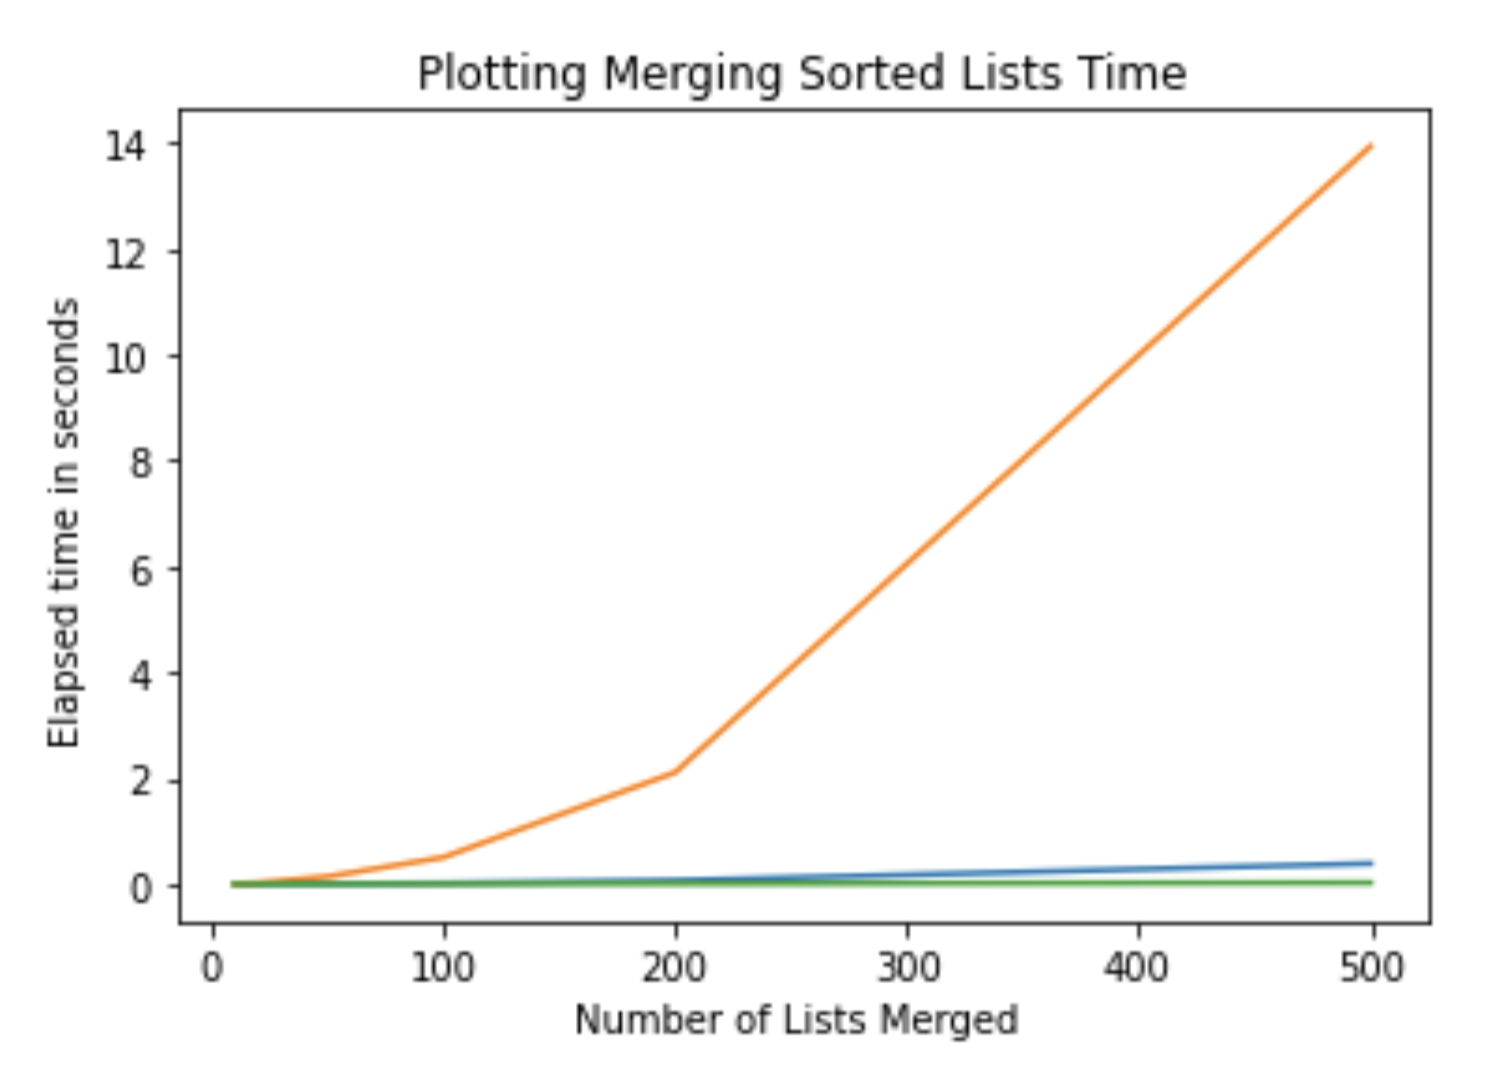

This figure's Python source:
import heapq 
from random import sample
from time import time
import matplotlib.pyplot as plt
from math import floor
from typing import List

class Heap:
    def __init__(self, array: List[int]) -> None:
        self.elements = array
        self.size = len(array) # Number of elements in heap
        self.build_heap()

    # index of left child of the node at idx
    def left(self, idx: int) -> int:
        return 2 * idx + 1

    # index of right child of the node at idx
    def right(self, idx: int) -> int:
        return 2 * idx + 2

    def parent(self, idx: int) -> int:
        return floor((idx - 1) / 2)

    def swap(self, idx1: int, idx2: int) -> None:
        tmp = self.elements[idx1]
        self.elements[idx1] = self.elements[idx2]
        self.elements[idx2] = tmp

    def to_string(self, prefix: str = "", idx: int = 0, left: bool = False) -> str:
        if self.size == 0:
            return '\\--'
        elif idx < self.size:
            buf = prefix
            if left:
                buf = buf + "|-- "
            else:
                buf = buf + "\\-- "
            buf = buf + '\033[1m' + str(self.elements[idx]) + '\033[0m' + '\n'
            #buf = buf + str(self.elements[idx]) + '\n' #use if above doesn't work

            new_prefix = prefix
            if left:
                new_prefix = new_prefix + "|   "
            else:
                new_prefix = new_prefix + "    "

            return buf + \
                    self.to_string(new_prefix, self.left(idx), True) + \
                    self.to_string(new_prefix, self.right(idx), False)
        else:
            return ''

    def __str__(self) -> str:
        return self.to_string()

    def __len__(self) -> str:
        return self.size
    
        # TODO: override this in your dervied classes
    def compare(self, a: int, b: int) -> bool:
        raise NotImplementedError


    def heapify(self, idx: int) -> None:
        try: 
            child_left = self.elements[self.left(idx)]
        except IndexError as error:
            child_left = None
        try:
            child_right = self.elements[self.right(idx)]
        except IndexError as error:
            child_right = None
        #two children    
        if (child_left is not None) and (child_right is not None):
            #see which is smallest, switch with that node
            if child_left <= child_right:
                if self.compare(idx, self.left(idx)):
                    self.swap(idx, self.left(idx))
                    self.heapify(self.left(idx))
            elif child_right < child_left:
                if self.compare(idx, self.right(idx)):
                    self.swap(idx, self.right(idx))
                    self.heapify(self.right(idx))
        #one child: left
        elif child_left is not None:
            if self.compare(idx, self.left(idx)):
                self.swap(idx, self.left(idx))
                self.heapify(self.left(idx))
        #one child: right
        elif child_right is not None:
            if self.compare(idx, self.right(idx)):
                self.swap(idx, self.right(idx))
                self.heapify(self.right(idx))

    def build_heap(self) -> None:
        for i in range(self.size-1, -1, -1):
            self.heapify(i)
            
    def heappush(self, key: int) -> None:
        self.size+= 1
        self.elements.append(key)
        self.build_heap()
  

    def heappop(self) -> int:
        min = self.elements[0]
        self.elements[0] = self.elements[(self.size-1)]
        self.size -= 1
        self.elements.pop()
        self.build_heap() 
        return min 
        
class MinHeap(Heap):
    # considering a is the parent of b, and a and b are their indices
    def compare(self, a: int, b: int) -> bool:
        # if value of child is less than parent
        if self.elements[b] < self.elements[a]:
            #true will trigger the switch
            return True

class MaxHeap(Heap):
    # considering a is the parent of b, and a and b are their indices
    def compare(self, a: int, b: int) -> bool:
        # if value of child is greater than parent
        if self.elements[a] < self.elements[b]:
            #true will trigger the switch
            return True

class PriorityQueue:
    def __init__(self, max_size):
        self.elements = []
        self.max_size = max_size

    def __len__(self):
        return len(self.elements)

    def __bool__(self):
        return len(self.elements) > 0
    
    def put(self, val):
        raise NotImplementedError # TODO

    def get(self):
        raise NotImplementedError # TODO

    def peek(self):
        raise NotImplementedError # TODO

    
class NaivePriorityQueue(PriorityQueue):

    def put(self, val):
        if self.elements.__len__() == self.max_size:
            raise IndexError("at max capacity")
        self.elements.append(val)
        
    def get(self):
        if self.elements.__len__() == 0:
            raise IndexError("no elements in list")
        minimum = min(self.elements)
        self.elements.remove(minimum)
        return minimum
        

    def peek(self):
        if self.elements.__len__() == 0:
            raise IndexError("no elements in list")
        return min(self.elements)
    
    
class HeapPriorityQueue(PriorityQueue):

    def __init__(self, max_size):
        self.elements = []
        self.h = MinHeap(self.elements)
        self.max_size = max_size
    

    def put(self, val):
        if self.elements.__len__() == self.max_size:
            raise IndexError("at max capacity")
        else:
            self.h.heappush(val)
            self.elements = self.h.elements 
        
    def get(self):
        if self.elements.__len__() == 0:
            raise IndexError("no elements in list")
        minimum = self.h.heappop()
        self.elements = self.h.elements
        return(minimum)
    
    def peek(self):
        if self.elements.__len__() == 0:
            raise IndexError("no elements in list")
        return self.elements[0]
    
class PythonHeapPriorityQueue(PriorityQueue):

    def __init__(self, max_size):
        self.elements = []
        self.max_size = max_size
    

    def put(self, val):
        if self.elements.__len__() == self.max_size:
            raise IndexError("at max capacity")
        else:
            heapq.heappush(self.elements, val)
        
    def get(self):
        if self.elements.__len__() == 0:
            raise IndexError("no elements in list")
        return(heapq.heappop(self.elements))
    
    def peek(self):
        if self.elements.__len__() == 0:
            raise IndexError("no elements in list")
        return self.elements[0]

def mergesortedlists(lists, pqclass=PriorityQueue):
    merged = []
    pq = pqclass(len(lists))
    for i, l in enumerate(lists): 
        pq.put((l.pop(0), i))

    while pq:
        ele, i = pq.get()
        merged.append(ele)
        if lists[i]:
            pq.put((lists[i].pop(0), i)) 

    return merged


def generatelists(n, length=20, dictionary_path='words.txt'):
    with open(dictionary_path, 'r') as f:
        words = [w.strip() for w in f.readlines()]
    lists = []
    for _ in range(n):
        lists.append(sorted(sample(words, length)))
    return lists


def timeit(ns=(10, 20, 50, 100, 200, 500), pqclass=PriorityQueue, n_average=5):
    elapsed = []
    for n in ns:
        timeaccum = 0
        for _ in range(n_average):
            lists = generatelists(n)
            start = time()
            merged = mergesortedlists(lists, pqclass)
            end   = time()
            timeaccum += end-start
        elapsed.append(timeaccum / n_average)
    return elapsed

pqnaive = timeit(ns=(10, 20, 50, 100, 200, 500), pqclass=NaivePriorityQueue, n_average=5)
pqheap = timeit(ns=(10, 20, 50, 100, 200, 500), pqclass=HeapPriorityQueue, n_average=5)
pqpython = timeit(ns=(10, 20, 50, 100, 200, 500), pqclass=PythonHeapPriorityQueue, n_average=5)


naive=plt.plot([10, 20, 50, 100, 200, 500], pqnaive, label='NaivePriorityQueue')
heap=plt.plot([10, 20, 50, 100, 200, 500], pqheap, label='HeapPriorityQueue')
pyheap=plt.plot([10, 20, 50, 100, 200, 500], pqpython, label='PythonHeapPriorityQueue')
plt.xlabel('Number of Lists Merged ')
plt.ylabel('Elapsed time in seconds')
plt.title('Plotting Merging Sorted Lists Time')
plt.show
